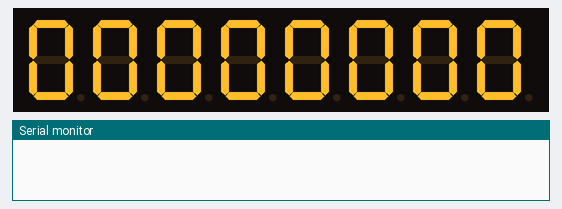
A sketch run on a simulated Arduino Uno, built with avr-gcc and run on an emulated ATmega328P. On the bench: 8-digit seven-segment display, the last lines printed to the serial monitor.

Above: at 0.1 s.
At 6.51 s:
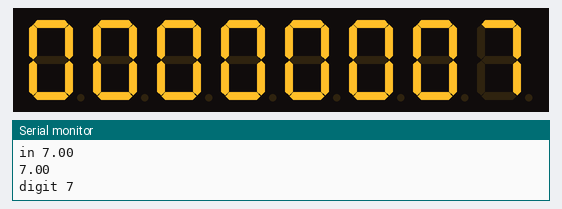
At 13.58 s:
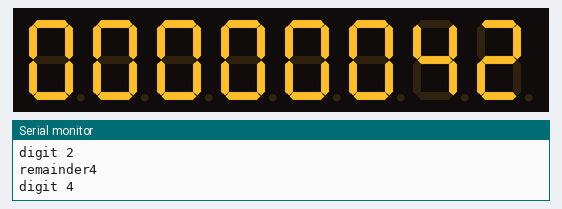
At 20.25 s:
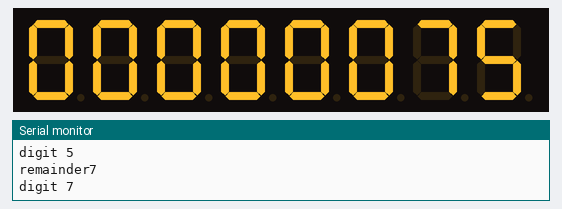
At 27.12 s:
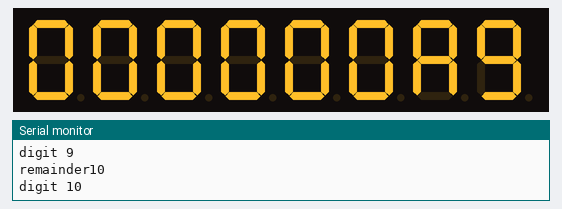
At 39.71 s:
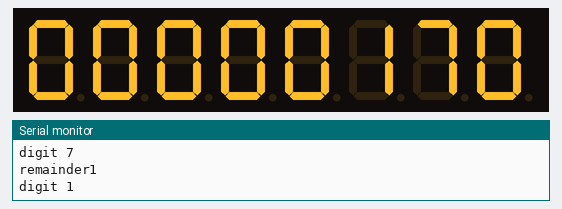

The sketch:

maxled.ino
```cpp
#include <LedControl.h>

// inputs: DIN pin, CLK pin, LOAD pin. number of chips
LedControl mydisplay = LedControl(12, 13, 10, 1);

void setup() {
  Serial.begin(9600);
  mydisplay.shutdown(0, false);  // turns on display
  mydisplay.setIntensity(0, 15); // 15 = brightest
  mydisplay.setDigit(0, 0, 0, false);
  mydisplay.setDigit(0, 1, 0, false);
  mydisplay.setDigit(0, 2, 0, false);
  mydisplay.setDigit(0, 3, 0, false);
  mydisplay.setDigit(0, 4, 0, false);
  mydisplay.setDigit(0, 5, 0, false);
  mydisplay.setDigit(0, 6, 0, false);
  mydisplay.setDigit(0, 7, 0, false);
  delay(5000);
}


void printNumber(float fuel ) {

   Serial.print("in ");
   Serial.println(fuel);
    int onetenth;
    int oneth;
    int ones;
    int tens;
    int hundreds;
    int thousands;
    int tenthtousands;
    int hundreththousands;
    int digit;

    int i = 0;
    int f = int(fuel);
    Serial.println(fuel);
    while (f > 10){
    digit = f%10;
    mydisplay.setDigit(0, i,digit, false);
    Serial.print("digit ");
    Serial.println(digit);


    i++;
    f = f / 10;
    Serial.print("remainder");
    Serial.println(f);
  }
  mydisplay.setDigit(0, (i),f, false);
  Serial.print("digit ");
  Serial.println(f);
    /*
    onetenth=f%10;
    f=f/10;
    oneth=f%10;
    f=f/10;
    ones=f%10;
    f=f/10;
    tens=f%10;
    f=f/10;
    hundreds=f%10;
    f=f/10;
    thousands=f%10;
    f=f/10;
    tenthtousands=f%10;
    f=f/10;
    hundreththousands=f%10;


    //Now print the number digit by digit
  mydisplay.setDigit(0, 7,hundreththousands, false);
  mydisplay.setDigit(0, 6,tenthtousands, false);
  mydisplay.setDigit(0, 5,thousands, false);
  mydisplay.setDigit(0, 4,hundreds, false);
  mydisplay.setDigit(0, 3,tens, false);
  mydisplay.setDigit(0, 2,ones, true);
  mydisplay.setDigit(0, 1,oneth, false);
  mydisplay.setDigit(0, 0,onetenth, false);*/
}


void loop() {
float x = 0;
while(1){
  printNumber(x);
  x=x+1;
  delay(200);
  }
}
```
